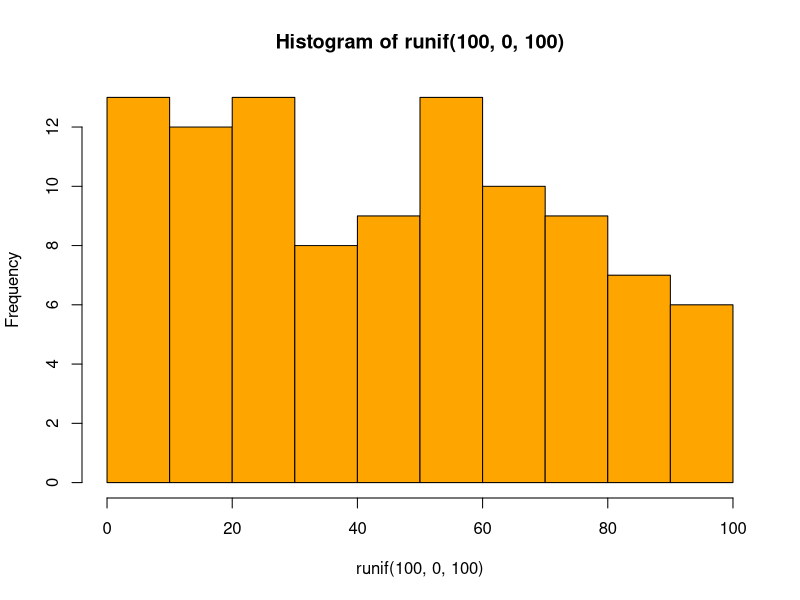
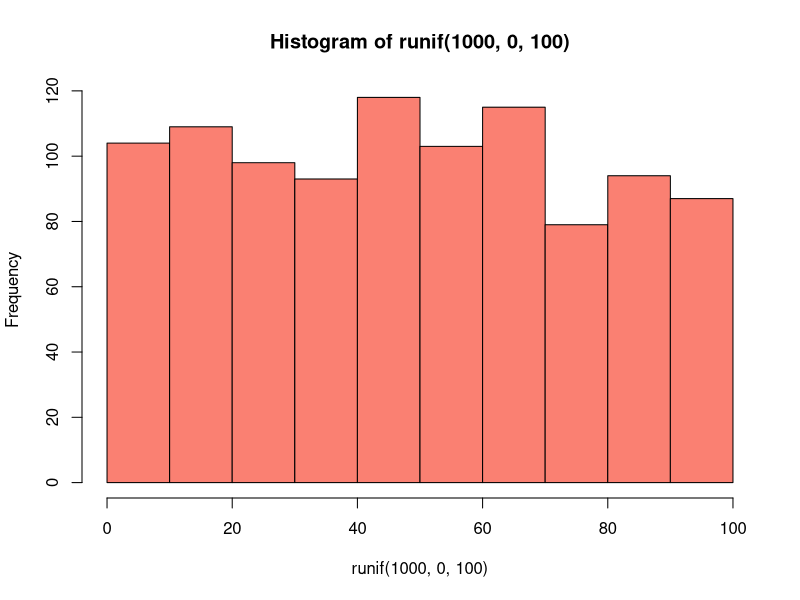
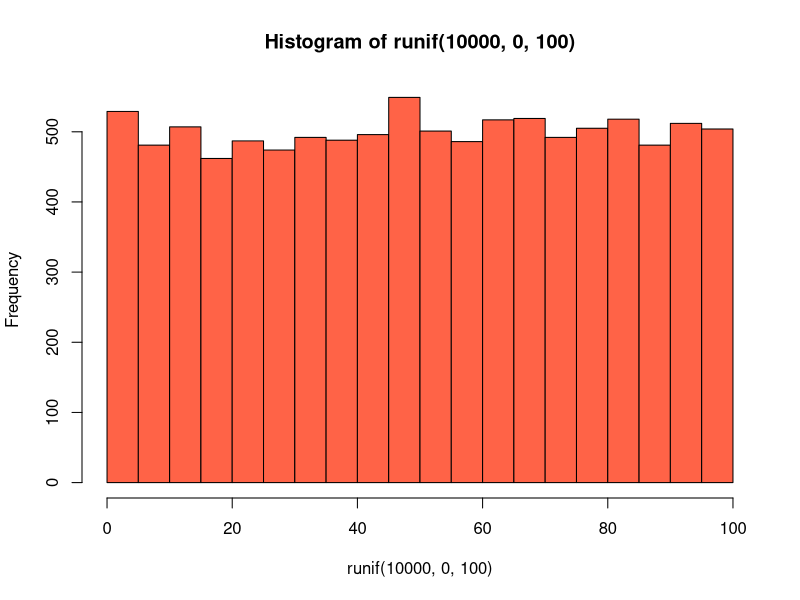
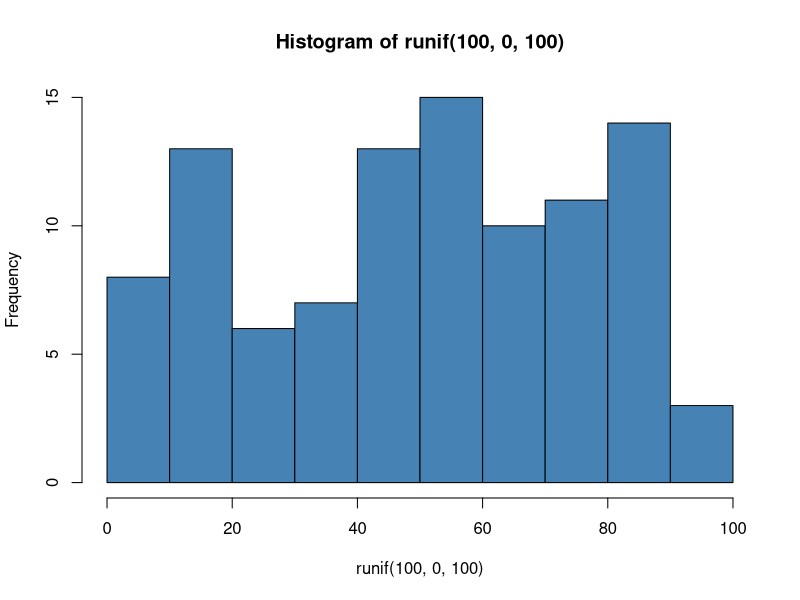
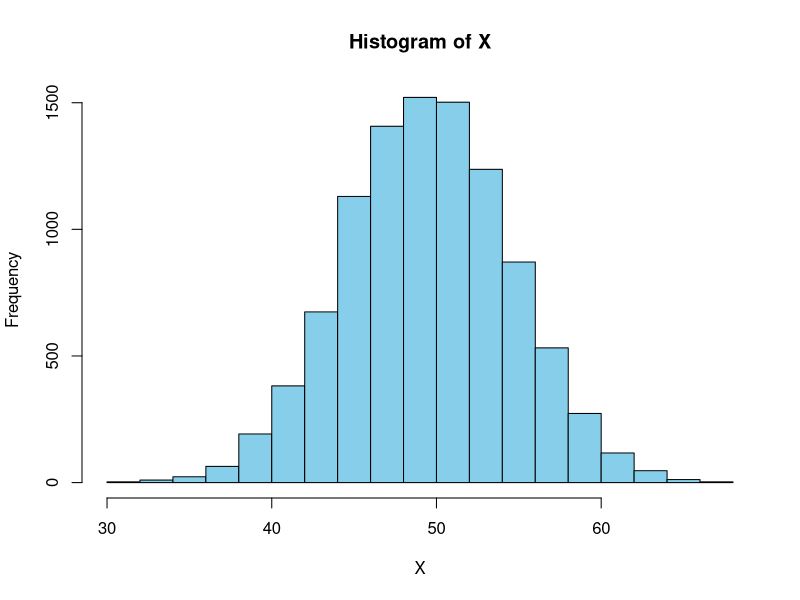
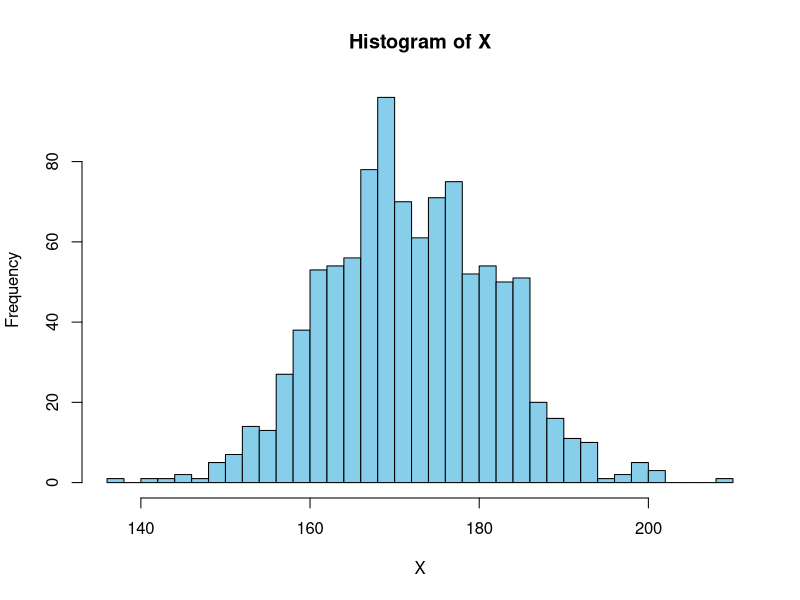
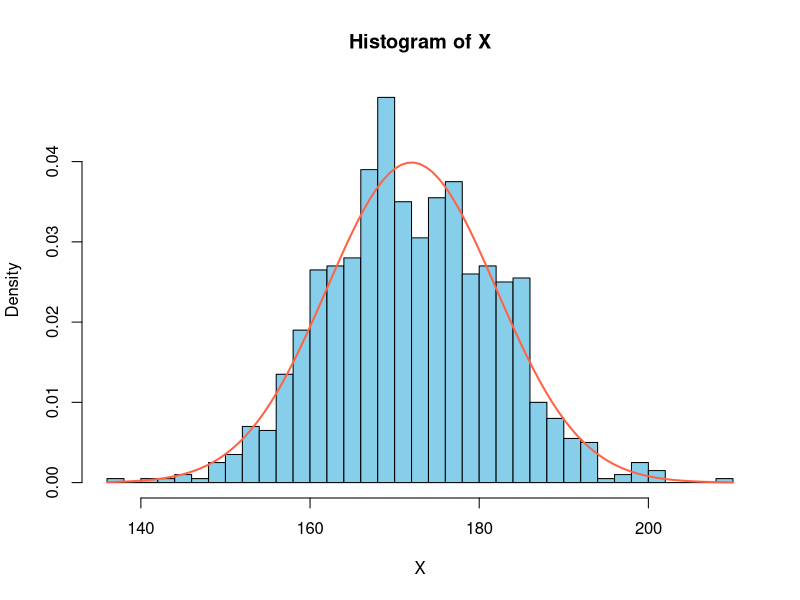
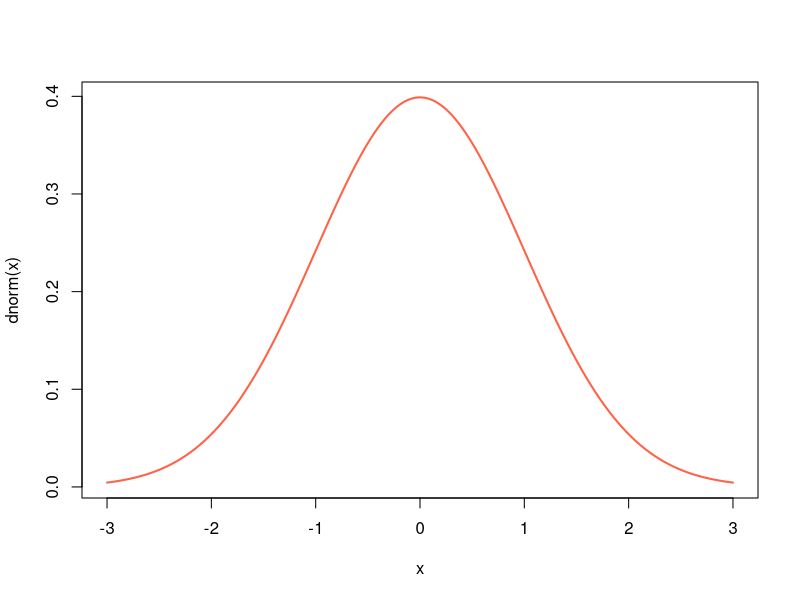

Source code (R) for these figures, in order: (Note: this script raises an error after producing the figures.)
# Unit 14. Probability Distribution

windows(width = 7, height = 5)

# uniform distribution
?runif

runif(n = 100, min = 0, max = 100)

hist(runif(100,   0, 100), col = "orange")
hist(runif(1000,  0, 100), col = "salmon")
hist(runif(10000, 0, 100), col = "tomato")

set.seed(2022)
hist(runif(100, 0, 100), col = "steelblue")

# binomial distribution
?binom

set.seed(2022)
rbinom(n = 1, size = 1, prob = 0.5)
rbinom(n = 1, size = 10, prob = 0.5)
rbinom(n = 10, size = 10, prob = 0.5)
rbinom(n = 100, size = 10, prob = 0.5)

set.seed(2022)
X <- rbinom(n = 10000, size = 100, prob = 0.5)
hist(X, col = "skyblue", breaks = 15)

# normal distribution
?rnorm

set.seed(2022)
X <- rnorm(n = 1000, mean = 172, sd = 10)
hist(X, col = "skyblue", breaks = 30)

hist(X, col = "skyblue", breaks = 30, freq = F)
x <- seq(min(X), max(X), length.out = 200)
curve(dnorm(x, 172, 10), add = T, col = "tomato", lwd = 2)

?curve
?pnorm
pnorm(q = 160, mean = 172, sd = 10)
pnorm(q = 160, mean = 172, sd = 10, lower.tail = F)

pnorm(q = 180, mean = 172, sd = 10, lower.tail = F)
pnorm(q = 180, mean = 172, sd = 10)

1 - pnorm(160, 172, 10) - pnorm(180, 172, 10, lower.tail = F)
1 - pnorm(162, 172, 10) - pnorm(182, 172, 10, lower.tail = F)
1 - pnorm(152, 172, 10) - pnorm(192, 172, 10, lower.tail = F)

qnorm(p = 0.05, mean = 172, sd = 10)
qnorm(p = 0.95, mean = 172, sd = 10)
qnorm(c(0.05, 0.95), 172, 10)
qnorm(c(0.025, 0.975), 172, 10)
qnorm(c(0.005, 0.995), 172, 10)

x <- seq(from = -3, to = 3, length.out = 200)
plot(x, dnorm(x), type = "l", col = "tomato", lwd = 2)

qnorm(c(0.025, 0.975), 0, 1)
pnorm(c(-1.96, 1.96), 0, 1)

qnorm(c(0.005, 0.995), 0, 1)
pnorm(c(-2.58, 2.58), 0, 1)

1 - pnorm(-1) - pnorm(1, lower.tail = F)
1 - pnorm(-1.96) - pnorm(1.96, lower.tail = F)
1 - pnorm(-2.58) - pnorm(2, lower.tail = F)

x <- seq(from = -3, to = 3, length.out = 200)
plot(x, dnorm(x), type = "l", col = "gray", lwd = 2)

x <- 1:9
sample(x, size = 7)
sample(x, size = 10)
sample(x, size = 10, replace = T)

# central limit theorem

X.norm <- rnorm(n = 10000, mean = 50, sd = 25)
mean(X.norm)
sd(X.norm)
hist(X.norm, col = "orange", freq = F, ylim = c(0, 0.02))

X.bar <- c()
for (i in 1:10000) {
    X.bar <- c(X.bar, mean(sample(X.norm, size = 100)))
}
hist(X.bar, col = "skyblue", freq = F)

X.unif <- runif(n = 10000, min = 0, max = 100)
hist(X.unif, col = "tomato", freq = F, ylim = c(0, 0.02))
mean(X.unif)
sd(X.unif)

X.bar <- c()
for (i in 1:10000) {
    X.bar <- c(X.bar, mean(sample(X.unif, size = 100)))
}
hist(X.bar, col = "cyan3", freq = F)
